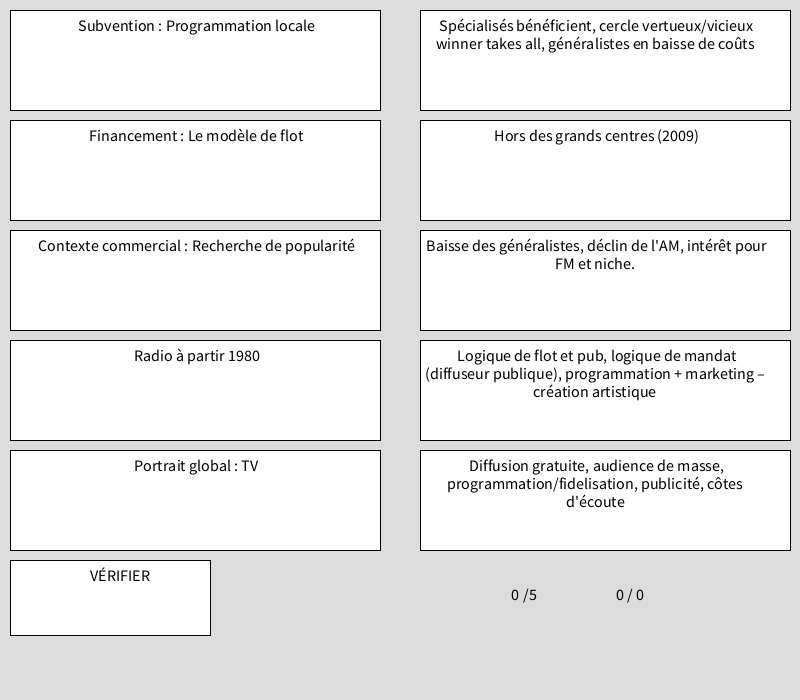
Frame 1 (no input)
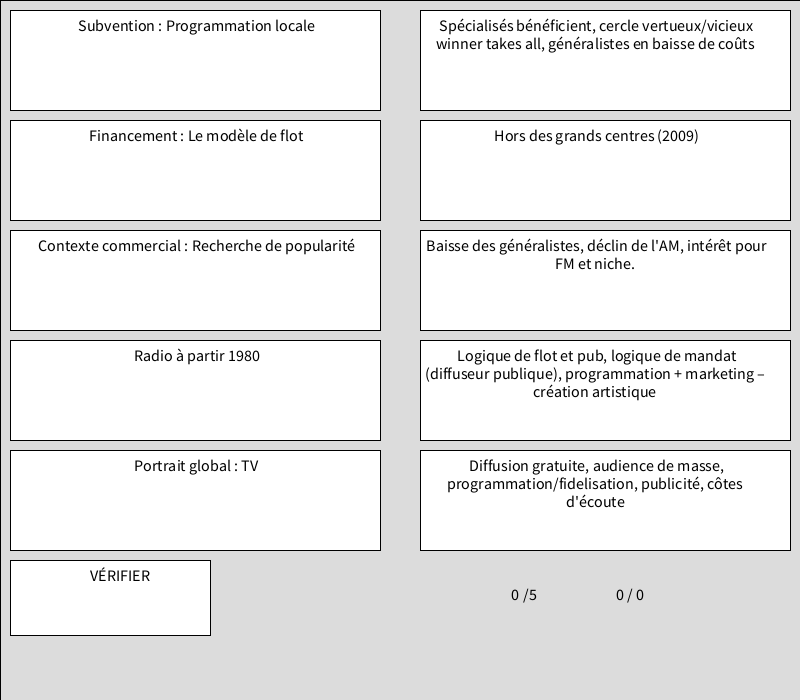
Frame 60 (the mouse pressed at the canvas centre just before this capture)
Frame 120 (the mouse held since frame 60 and released just before this capture): identical to frame 60, image omitted

The Processing sketch that drew these frames (run headless with seeded random() and noise(); from frame 60 on, the mouse is pressed at the canvas centre):

// Processing sketch: processing_135150
// ── processing_135150.pde


int colonnes = 2;
int rangees = 3;
int etat = 1;
int pts = 0;
int pct = 0;
int pctt = 0;
int[] q  = new int[6]; //question
int[] r  = new int[6]; //reponse
int[] m  = new int[6]; //modifie
int[] bq  = new int[6]; //bloc de question
int[] br  = new int[6]; //bloc de reponse

color couleurQ1 = color(255, 255, 255);
color couleurQ2 = color(255, 255, 255);
color couleurQ3 = color(255, 255, 255);
color couleurQ4 = color(255, 255, 255);
color couleurQ5 = color(255, 255, 255);
color couleurR1 = color(255, 255, 255);
color couleurR2 = color(255, 255, 255);
color couleurR3 = color(255, 255, 255);
color couleurR4 = color(255, 255, 255);
color couleurR5 = color(255, 255, 255);
color couleurA1 = color(0);
color couleurA2 = color(0);
color couleurA3 = color(0);
color couleurA4 = color(0);
color couleurA5 = color(0);

String[] question = {
 
" Origine de la radio et de la télévision",
" Enjeux politiques : la régulation des ondes",
" Modèle ÉU",
" Modèle Britannique",
" Modèle Français",
" Origine Radio au Canada",
" Commission Aird (Canada, 1929) ",
" Télévision au Canada",
" Télévision au Canada : Continuité du modèle britannique",
" Domination du secteur privé et problèmes de Radio-Canada",
" Télévision à partir 1980 ",
" Radio à partir 1980",
" Financement : Le modèle de flot",
" Financement : Le modèle de club",
" Similarité entre TV et radio généraliste",
"Dépenses TV et radio généraliste",
" Tendances TV et radio généraliste ",
" Revenus TV et radio généraliste",
" Acteurs TV et radio généraliste",
" Industrie de la radio au Québec",
" Radio : Astral ",
" Radio : Cogéco ",
" Radio : RNC média",
" Radio : Autres joueurs",
" Industrie TV au Québec",
" Rôle des gouvernements",
" Loi sur la radiodiffusion",
" CRTC",
" Fonds canadiens de télévision ",
" Fonds médias du Canada",
" Subvention et crédit d'impôt à la production canadienne",
" Subvention : Programmation locale",
" Sodec",
" Multiplication des canaux",
" Habitudes de consommation",
" Revenus télévisuels",
" Publicité : TV au Québec",
" Publicité : Répartition des revenus",
" Aides gouvernementales directes",
" Redevances",
"Acteurs télévisuels ",
" Portrait global : TV",
" Tandem producteur-programmateur",
" Contexte des industries culturelles",
" Deux fonctions essentielles de la programmation",
" Contexte commercial : Recherche de popularité",
" L'industrie des formats",
" Les grands enjeux",
  
}; 

String[] reponse = {  
  
" télégraphie sans fil 1890s, Marconi. Enjeu politique et comercial. Développement d'une industrie de programme (ÉU) dès le départ",
" Standart d'émission, fréquences d'émission (ondes hertziennes), développement différents selon rapports de force locaux",
" Médias privés dominants, influence des producteurs d'appareils, service public faible, tardif, concurrencé, modèle de flot, TV généraliste privée",
" Monopole BBC (service public), équilibre public-privé (jusqu'aux 1980), libéralisation dans les années 1980 ",
" Radio privée, nationalisation 1945, ouverture au privé 1980. Télévision : monopole public jusqu'en  1984. Financement par l'impôt ",
"Premier réseau national public : Canadian National Railways. Croissance, domination contenu ÉU ",
" Résulte en organisme de régulation (1932) devient Radio-Canada (1936) : Diffusion et régulation des ondes",
" Radio-Canada en 1952, ouverture au stations privées (condition : même objectif). Réseau privé (TVA, CTV 1961)",
" Programme de canadianisation des ondes, cable = monopoles locaux, programmation ÉU, Radio-Québec, Télé-Ontario, audiovisuel communautaire ",
"Années 80, moins d'état, moins de règles. Affirmation de la supériorité du privé. Rapport Applebaum-Hébert 1982, gouv. Mulroney 1984 ",
" Téléfilm Canada, Sodec, montée en puissance des cablos, baisse du financement de Radio-Canada, multiplication canaux, concurrence ",
" Baisse des généralistes, déclin de l'AM, intérêt pour FM et niche.",
" Diffusion gratuite, audience de masse, programmation/fidelisation, publicité, côtes d'écoute",
" Cablodistribution, éditorial et flot combiné, paiement pour un bassin de stations, publicité complémentaire",
" Investissements lourds, bien public, financement des annonceurs et des subventions",
"Programmes 50%, personnel 20-30%, diffusion 5-6%, Achat de programmes, dépense de flux et de stocks  ",
"Gonflement des achats au détriment des productions, partenariat privé, flambée des prix ",
" Publicité, redevances, aides publiques ",
" Société de diffusion, annonceurs, producteurs, société de programme, état, publics, industriels de l'électronique ",
" Majoritairement privé, question linguistique, tendance musique pop, revenus publicitaires, rationalisation",
" Premier acteur : NRJ, RougeFM",
" Rachat des stations Chorus= 13 stations, 3 FM , 98.5",
" 14 stations, CHOI- FM à Québec",
" Reconversions de couleur Jazz en Radio-X (mtl), autres acteurs sont régionaux",
" TV généraliste, Canaux spécialisés (autorisés par le CRTC), Vidéo à la carte ",
" Régulation des ondes et standards (loi, CRTC), financement des diffuseurs publics, soutient à la production",
" Mixité public/privé, propriété canadienne, production majoritairement canadienne (protection ÉU)",
" Établissement des normes  contenu canadien, attribution de licence, exigences en pub (temps) évolue",
" Contenus à rentabilité difficile",
" Financés par distributeurs et Gouv. Fédéral",
" Du fédéral et provincial, destiné aux producteurs indépendants",
" Hors des grands centres (2009)",
" Aide l'exportation, la production",
" Fragmentation des audiences, canaux spécialisés",
" 35h/semaine (augmentation), 92% franco, anglophones : concurrence ÉU, acteur dominant : TVA",
" Publicité, aide gouvernementale, cablodistributeurs",
" 84% des revenus privés, 30% des dépenses de pub, marché de 625M, augmentation de 40% / 15 ans",
" Réseaux privés généraliste 56%, Radio-Can 20%, Canaux spécialisés 25%",
" Radio-canada/CBC : 1031, 67%, Télé-QC 63M",
" 2/3 aux spécialisés, revenus en augmentation",
" SRC, V, QM, BCE, liens forts entre télédiffusion et entreprise de distribution",
" Spécialisés bénéficient, cercle vertueux/vicieux winner takes all, généralistes en baisse de coûts",
" Diffusion : deux marchés. Programmateur : cohérence et attraction",
" Prise de risque, prototypes, investissement lourd",
" Identité d'une chaîne, recherche d'audience",
" Logique de flot et pub, logique de mandat (diffuseur publique), programmation + marketing – création artistique",
" Apparition 50, accélération 90, adaptation locale, survivor, big brother, star académie, jeux télévisés",
" Programmation sur demande (netflix, généralistes, système public, numérisation, enjeux de l'audience)",
  
};  

int rand1 = (int)random(question.length);
int rand2 = (int)random(question.length);
int rand3 = (int)random(question.length);
int rand4 = (int)random(question.length);
int rand5 = (int)random(question.length);
int rand1modif = rand1;
int rand2modif = rand2;
int rand3modif = rand3;
int rand4modif = rand4;
int rand5modif = rand5;
int swap = 0;


void setup() {
  size(800, 700);
  smooth();
  noStroke();
  int swap = (int)random(5);

  for (int i = 1; i < q.length; i++ ) {
    q[i] = 0;
    r[i] = 0;
    bq[i] = 0;
    br[i] = 0;
  }

  for (int i = 1; i < m.length; i++ ) {
    m[i] = i;
  }

  while (rand1 == rand2) {
    rand2 = (int)random(question.length);
  }

  while (rand3 == rand2 || rand3 == rand1) {
    rand3 = (int)random(question.length);
  }

  while (rand4 == rand2 || rand3 == rand4 || rand4 == rand1) {
    rand4 = (int)random(question.length);
  }

  while (rand5 == rand2 || rand3 == rand5 || rand4 == rand5 || rand5 == rand1) {
    rand5 = (int)random(question.length);
  }

  //println(question[1]);
  // println(reponse[1]);
}
void draw() { 

  fill(220);
  rect(0, 0, width, height);

  /*rand1modif = rand2;
   rand2modif = rand3;  
   rand3modif = rand4;
   rand4modif = rand1;
   rand5modif = rand5;
   
   m[1] = 2;
   m[2] = 3;
   m[3] = 4;
   m[4] = 1;
   m[5] = 5;*/

  println(swap);
  if (swap==0) {
    println("zéro");
    rand1modif = rand5;
    rand2modif = rand1;  
    rand3modif = rand4;
    rand4modif = rand3;
    rand5modif = rand2;

    m[1] = 5;
    m[2] = 1;
    m[3] = 4;
    m[4] = 3;
    m[5] = 2;
  }

  if (swap==1) {
    println("un");
    rand1modif = rand2;
    rand2modif = rand3;  
    rand3modif = rand4;
    rand4modif = rand1;
    rand5modif = rand5;

    m[1] = 2;
    m[2] = 3;
    m[3] = 4;
    m[4] = 1;
    m[5] = 5;
  }
  if (swap==2) {
    println("deux");
    rand1modif = rand1;
    rand2modif = rand5; 
    rand3modif = rand2;
    rand4modif = rand3;
    rand5modif = rand4;

    m[1] = 1;
    m[2] = 5;
    m[3] = 2;
    m[4] = 3;
    m[5] = 4;
  }
  if (swap==3) {
    println("trois");
    rand1modif = rand4;
    rand2modif = rand5; 
    rand3modif = rand3;
    rand4modif = rand2;
    rand5modif = rand1;

    m[1] = 4;
    m[2] = 5;
    m[3] = 3;
    m[4] = 2;
    m[5] = 1;
  }
  if (swap==4) {
    println("quatre");
    rand1modif = rand2;
    rand2modif = rand1;
    rand3modif = rand4;
    rand4modif = rand5;
    rand5modif = rand3;

    m[1] = 2;
    m[2] = 1;
    m[3] = 4;
    m[4] = 5;
    m[5] = 3;
  }


  if (etat <=2) {

    // Dessin des blocs

    stroke(0);
    strokeWeight(1);
    if (etat ==2) {
      stroke(couleurA1);
      strokeWeight(20);
    }
    fill(couleurQ1);
    rect(10, 10, 370, 100);

    stroke(0);
    strokeWeight(1);
    if (etat ==2) {
      stroke(couleurA2);
      strokeWeight(20);
    }
    fill(couleurQ2);
    rect(10, 120, 370, 100);

    stroke(0);
    strokeWeight(1);
    if (etat ==2) {
      stroke(couleurA3);
      strokeWeight(20);
    }
    fill(couleurQ3);
    rect(10, 230, 370, 100);

    stroke(0);
    strokeWeight(1);
    if (etat ==2) {
      stroke(couleurA4);
      strokeWeight(20);
    }
    fill(couleurQ4);
    rect(10, 340, 370, 100);

    stroke(0);
    strokeWeight(1);
    if (etat ==2) {
      stroke(couleurA5);
      strokeWeight(20);
    }
    fill(couleurQ5);
    rect(10, 450, 370, 100);

    //------------------------

    stroke(0);
    fill(255);
    rect(10, 560, 200, 75);
    
    textAlign(CENTER);
    textSize(16);
    fill(0);
    text("VÉRIFIER", 20, 570, 200, 80);

    //---------------------

    stroke(0);
    fill(couleurR1);
    rect(420, 10, 370, 100);

    stroke(0);
    fill(couleurR2);
    rect(420, 120, 370, 100);

    stroke(0);
    fill(couleurR3);
    rect(420, 230, 370, 100);

    stroke(0);
    fill(couleurR4);
    rect(420, 340, 370, 100);

    stroke(0);
    fill(couleurR5);
    rect(420, 450, 370, 100);



    textAlign(CENTER);
    textSize(16);
    fill(0);
    text(question[rand1], 20, 20, 350, 80);

    textAlign(CENTER);
    textSize(16);
    fill(0);
    text(question[rand2], 20, 130, 350, 80);

    textAlign(CENTER);
    textSize(16);
    fill(0);
    text(question[rand3], 20, 240, 350, 80);

    textAlign(CENTER);
    textSize(16);
    fill(0);
    text(question[rand4], 20, 350, 350, 80);

    textAlign(CENTER);
    textSize(16);
    fill(0);
    text(question[rand5], 20, 460, 350, 80);

    textAlign(CENTER);
    textSize(16);
    fill(0);
    text(reponse[rand1modif], 420, 20, 350, 80);

    textAlign(CENTER);
    textSize(16);
    fill(0);
    text(reponse[rand2modif], 420, 130, 350, 80);

    textAlign(CENTER);
    textSize(16);
    fill(0);
    text(reponse[rand3modif], 420, 240, 350, 80);

    textAlign(CENTER);
    textSize(16);
    fill(0);
    text(reponse[rand4modif], 420, 350, 350, 80);

    textAlign(CENTER);
    textSize(16);
    fill(0);
    text(reponse[rand5modif], 420, 460, 350, 80);

    textAlign(CENTER);
    textSize(16);
    fill(0);
    text(pts, 515, 600);

    textAlign(CENTER);
    textSize(16);
    fill(0);
    text("/5", 530, 600);

    textAlign(CENTER);
    textSize(16);
    fill(0);
    text(pct, 620, 600);

    textAlign(CENTER);
    textSize(16);
    fill(0);
    text("/", 630, 600);

    textAlign(CENTER);
    textSize(16);
    fill(0);
    text(pctt, 640, 600);
  }
}
void mouseReleased() {
  if (etat ==1) {
    if (mouseX >10 && mouseX < 380 && mouseY >10 && mouseY < 110) {
      if (bq[1] == 0) {
        if ( q[5] == 0 &&  q[1] > 0 &&  q[2] > 0 &&  q[3] > 0 &&  q[4] > 0) {
          q[5] = 1;
          bq[1] =5;
          couleurQ1 = color(255, 255, 0);
        }
        if ( q[4] == 0 &&  q[1] > 0 &&  q[2] > 0 &&  q[3] > 0) {
          q[4] = 1;
          bq[1] =4;
          couleurQ1 = color(255, 180, 0);
        }
        if ( q[3] == 0 &&  q[1] > 0 &&  q[2] > 0) {
          q[3] = 1;
          bq[1] =3;
          couleurQ1 = color(0, 255, 0);
        }
        if ( q[2] == 0 &&  q[1] > 0) {
          q[2] = 1;
          bq[1] =2;
          couleurQ1 = color(255, 0, 0);
        }
        if ( q[1] == 0) {
          q[1] = 1;
          bq[1] =1;
          couleurQ1 = color(0, 255, 255);
        }
      }
      else {
        if (bq[1] ==1) {
          q[1] = 0;
          bq[1] =0;
          couleurQ1 = color(255, 255, 255);
        }
        if (bq[1] ==2) {
          q[2] = 0;
          bq[1] =0;
          couleurQ1 = color(255, 255, 255);
        }
        if (bq[1] ==3) {
          q[3] = 0;
          bq[1] =0;
          couleurQ1 = color(255, 255, 255);
        }
        if (bq[1] ==4) {
          q[4] = 0;
          bq[1] =0;
          couleurQ1 = color(255, 255, 255);
        }
        if (bq[1] ==5) {
          q[5] = 0;
          bq[1] =0;
          couleurQ1 = color(255, 255, 255);
        }
      }
    }

    if (mouseX >10 && mouseX < 380 && mouseY >120 && mouseY < 220) {
      if (bq[2] == 0) {
        if ( q[5] == 0 &&  q[1] > 0 &&  q[2] > 0 &&  q[3] > 0 &&  q[4] > 0) {
          q[5] = 2;
          bq[2] =5;
          couleurQ2 = color(255, 255, 0);
        }
        if ( q[4] == 0 &&  q[1] > 0 &&  q[2] > 0 &&  q[3] > 0) {
          q[4] = 2;
          bq[2] =4;
          couleurQ2 = color(255, 180, 0);
        }
        if ( q[3] == 0 &&  q[1] > 0 &&  q[2] > 0) {
          q[3] = 2;
          bq[2] =3;
          couleurQ2 = color(0, 255, 0);
        }
        if ( q[2] == 0 &&  q[1] > 0) {
          q[2] = 2;
          bq[2] =2;
          couleurQ2 = color(255, 0, 0);
        }
        if ( q[1] == 0) {
          q[1] = 2;
          bq[2] =1;
          couleurQ2 = color(0, 255, 255);
        }
      }
      else {
        if (bq[2] ==1) {
          q[1] = 0;
          bq[2] =0;
          couleurQ2 = color(255, 255, 255);
        }
        if (bq[2] ==2) {
          q[2] = 0;
          bq[2] =0;
          couleurQ2 = color(255, 255, 255);
        }
        if (bq[2] ==3) {
          q[3] = 0;
          bq[2] =0;
          couleurQ2 = color(255, 255, 255);
        }
        if (bq[2] ==4) {
          q[4] = 0;
          bq[2] =0;
          couleurQ2 = color(255, 255, 255);
        }
        if (bq[2] ==5) {
          q[5] = 0;
          bq[2] =0;
          couleurQ2 = color(255, 255, 255);
        }
      }
    }

    if (mouseX >10 && mouseX < 380 && mouseY >230 && mouseY < 330) {
      if (bq[3] == 0) {
        if ( q[5] == 0 &&  q[1] > 0 &&  q[2] > 0 &&  q[3] > 0 &&  q[4] > 0) {
          q[5] = 3;
          bq[3] =5;
          couleurQ3 = color(255, 255, 0);
        }
        if ( q[4] == 0 &&  q[1] > 0 &&  q[2] > 0 &&  q[3] > 0) {
          q[4] = 3;
          bq[3] =4;
          couleurQ3 = color(255, 180, 0);
        }
        if ( q[3] == 0 &&  q[1] > 0 &&  q[2] > 0) {
          q[3] = 3;
          bq[3] =3;
          couleurQ3 = color(0, 255, 0);
        }
        if ( q[2] == 0 &&  q[1] > 0) {
          q[2] = 3;
          bq[3] =2;
          couleurQ3 = color(255, 0, 0);
        }
        if ( q[1] == 0) {
          q[1] = 3;
          bq[3] =1;
          couleurQ3 = color(0, 255, 255);
        }
      }
      else {
        if (bq[3] ==1) {
          q[1] = 0;
          bq[3] =0;
          couleurQ3 = color(255, 255, 255);
        }
        if (bq[3] ==2) {
          q[2] = 0;
          bq[3] =0;
          couleurQ3 = color(255, 255, 255);
        }
        if (bq[3] ==3) {
          q[3] = 0;
          bq[3] =0;
          couleurQ3 = color(255, 255, 255);
        }
        if (bq[3] ==4) {
          q[4] = 0;
          bq[3] =0;
          couleurQ3 = color(255, 255, 255);
        }
        if (bq[3] ==5) {
          q[5] = 0;
          bq[3] =0;
          couleurQ3 = color(255, 255, 255);
        }
      }
    }

    if (mouseX >10 && mouseX < 380 && mouseY >340 && mouseY < 440) {
      if (bq[4] == 0) {
        if ( q[5] == 0 &&  q[1] > 0 &&  q[2] > 0 &&  q[3] > 0 &&  q[4] > 0) {
          q[5] = 4;
          bq[4] =5;
          couleurQ4 = color(255, 255, 0);
        }
        if ( q[4] == 0 &&  q[1] > 0 &&  q[2] > 0 &&  q[3] > 0) {
          q[4] = 4;
          bq[4] =4;
          couleurQ4 = color(255, 180, 0);
        }
        if ( q[3] == 0 &&  q[1] > 0 &&  q[2] > 0) {
          q[3] = 4;
          bq[4] =3;
          couleurQ4 = color(0, 255, 0);
        }
        if ( q[2] == 0 &&  q[1] > 0) {
          q[2] = 4;
          bq[4] =2;
          couleurQ4 = color(255, 0, 0);
        }
        if ( q[1] == 0) {
          q[1] = 4;
          bq[4] =1;
          couleurQ4 = color(0, 255, 255);
        }
      }
      else {
        if (bq[4] ==1) {
          q[1] = 0;
          bq[4] =0;
          couleurQ4 = color(255, 255, 255);
        }
        if (bq[4] ==2) {
          q[2] = 0;
          bq[4] =0;
          couleurQ4 = color(255, 255, 255);
        }
        if (bq[4] ==3) {
          q[3] = 0;
          bq[4] =0;
          couleurQ4 = color(255, 255, 255);
        }
        if (bq[4] ==4) {
          q[4] = 0;
          bq[4] =0;
          couleurQ4 = color(255, 255, 255);
        }
        if (bq[4] ==5) {
          q[5] = 0;
          bq[4] =0;
          couleurQ4 = color(255, 255, 255);
        }
      }
    }

    if (mouseX >10 && mouseX < 380 && mouseY >450 && mouseY < 550) {
      if (bq[5] == 0) {
        if ( q[5] == 0 &&  q[1] > 0 &&  q[2] > 0 &&  q[3] > 0 &&  q[4] > 0) {
          q[5] = 5;
          bq[5] =5;
          couleurQ5 = color(255, 255, 0);
        }
        if ( q[4] == 0 &&  q[1] > 0 &&  q[2] > 0 &&  q[3] > 0) {
          q[4] = 5;
          bq[5] =4;
          couleurQ5 = color(255, 180, 0);
        }
        if ( q[3] == 0 &&  q[1] > 0 &&  q[2] > 0) {
          q[3] = 5;
          bq[5] =3;
          couleurQ5 = color(0, 255, 0);
        }
        if ( q[2] == 0 &&  q[1] > 0) {
          q[2] = 5;
          bq[5] =2;
          couleurQ5 = color(255, 0, 0);
        }
        if ( q[1] == 0) {
          q[1] = 5;
          bq[5] =1;
          couleurQ5 = color(0, 255, 255);
        }
      }
      else {
        if (bq[5] ==1) {
          q[1] = 0;
          bq[5] =0;
          couleurQ5 = color(255, 255, 255);
        }
        if (bq[5] ==2) {
          q[2] = 0;
          bq[5] =0;
          couleurQ5 = color(255, 255, 255);
        }
        if (bq[5] ==3) {
          q[3] = 0;
          bq[5] =0;
          couleurQ5 = color(255, 255, 255);
        }
        if (bq[5] ==4) {
          q[4] = 0;
          bq[5] =0;
          couleurQ5 = color(255, 255, 255);
        }
        if (bq[5] ==5) {
          q[5] = 0;
          bq[5] =0;
          couleurQ5 = color(255, 255, 255);
        }
      }
    }

    //---------------------Réponses

    if (mouseX >420 && mouseX < 790 && mouseY >10 && mouseY < 110) {
      if (br[1] == 0) {
        if ( r[5] == 0 &&  r[1] > 0 &&  r[2] > 0 &&  r[3] > 0 &&  r[4] > 0) {
          r[5] = 1;
          br[1] =5;
          couleurR1 = color(255, 255, 0);
        }
        if ( r[4] == 0 &&  r[1] > 0 &&  r[2] > 0 &&  r[3] > 0) {
          r[4] = 1;
          br[1] =4;
          couleurR1 = color(255, 180, 0);
        }
        if ( r[3] == 0 &&  r[1] > 0 &&  r[2] > 0) {
          r[3] = 1;
          br[1] =3;
          couleurR1 = color(0, 255, 0);
        }
        if ( r[2] == 0 &&  r[1] > 0) {
          r[2] = 1;
          br[1] =2;
          couleurR1 = color(255, 0, 0);
        }
        if ( r[1] == 0) {
          r[1] = 1;
          br[1] =1;
          couleurR1 = color(0, 255, 255);
        }
      }
      else {
        if (br[1] ==1) {
          r[1] = 0;
          br[1] =0;
          couleurR1 = color(255, 255, 255);
        }
        if (br[1] ==2) {
          r[2] = 0;
          br[1] =0;
          couleurR1 = color(255, 255, 255);
        }
        if (br[1] ==3) {
          r[3] = 0;
          br[1] =0;
          couleurR1 = color(255, 255, 255);
        }
        if (br[1] ==4) {
          r[4] = 0;
          br[1] =0;
          couleurR1 = color(255, 255, 255);
        }
        if (br[1] ==5) {
          r[5] = 0;
          br[1] =0;
          couleurR1 = color(255, 255, 255);
        }
      }
    }

    if (mouseX >420 && mouseX < 790 && mouseY >120 && mouseY < 220) {
      if (br[2] == 0) {
        if ( r[5] == 0 &&  r[1] > 0 &&  r[2] > 0 &&  r[3] > 0 &&  r[4] > 0) {
          r[5] = 2;
          br[2] =5;
          couleurR2 = color(255, 255, 0);
        }
        if ( r[4] == 0 &&  r[1] > 0 &&  r[2] > 0 &&  r[3] > 0) {
          r[4] = 2;
          br[2] =4;
          couleurR2 = color(255, 180, 0);
        }
        if ( r[3] == 0 &&  r[1] > 0 &&  r[2] > 0) {
          r[3] = 2;
          br[2] =3;
          couleurR2 = color(0, 255, 0);
        }
        if ( r[2] == 0 &&  r[1] > 0) {
          r[2] = 2;
          br[2] =2;
          couleurR2 = color(255, 0, 0);
        }
        if ( r[1] == 0) {
          r[1] = 2;
          br[2] =1;
          couleurR2 = color(0, 255, 255);
        }
      }
      else {
        if (br[2] ==1) {
          r[1] = 0;
          br[2] =0;
          couleurR2 = color(255, 255, 255);
        }
        if (br[2] ==2) {
          r[2] = 0;
          br[2] =0;
          couleurR2 = color(255, 255, 255);
        }
        if (br[2] ==3) {
          r[3] = 0;
          br[2] =0;
          couleurR2 = color(255, 255, 255);
        }
        if (br[2] ==4) {
          r[4] = 0;
          br[2] =0;
          couleurR2 = color(255, 255, 255);
        }
        if (br[2] ==5) {
          r[5] = 0;
          br[2] =0;
          couleurR2 = color(255, 255, 255);
        }
      }
    }

    if (mouseX >420 && mouseX < 790 && mouseY >230 && mouseY < 330) {
      if (br[3] == 0) {
        if ( r[5] == 0 &&  r[1] > 0 &&  r[2] > 0 &&  r[3] > 0 &&  r[4] > 0) {
          r[5] = 3;
          br[3] =5;
          couleurR3 = color(255, 255, 0);
        }
        if ( r[4] == 0 &&  r[1] > 0 &&  r[2] > 0 &&  r[3] > 0) {
          r[4] = 3;
          br[3] =4;
          couleurR3 = color(255, 180, 0);
        }
        if ( r[3] == 0 &&  r[1] > 0 &&  r[2] > 0) {
          r[3] = 3;
          br[3] =3;
          couleurR3 = color(0, 255, 0);
        }
        if ( r[2] == 0 &&  r[1] > 0) {
          r[2] = 3;
          br[3] =2;
          couleurR3 = color(255, 0, 0);
        }
        if ( r[1] == 0) {
          r[1] = 3;
          br[3] =1;
          couleurR3 = color(0, 255, 255);
        }
      }
      else {
        if (br[3] ==1) {
          r[1] = 0;
          br[3] =0;
          couleurR3 = color(255, 255, 255);
        }
        if (br[3] ==2) {
          r[2] = 0;
          br[3] =0;
          couleurR3 = color(255, 255, 255);
        }
        if (br[3] ==3) {
          r[3] = 0;
          br[3] =0;
          couleurR3 = color(255, 255, 255);
        }
        if (br[3] ==4) {
          r[4] = 0;
          br[3] =0;
          couleurR3 = color(255, 255, 255);
        }
        if (br[3] ==5) {
          r[5] = 0;
          br[3] =0;
          couleurR3 = color(255, 255, 255);
        }
      }
    }

    if (mouseX >420 && mouseX < 790 && mouseY >340 && mouseY < 440) {
      if (br[4] == 0) {
        if ( r[5] == 0 &&  r[1] > 0 &&  r[2] > 0 &&  r[3] > 0 &&  r[4] > 0) {
          r[5] = 4;
          br[4] =5;
          couleurR4 = color(255, 255, 0);
        }
        if ( r[4] == 0 &&  r[1] > 0 &&  r[2] > 0 &&  r[3] > 0) {
          r[4] = 4;
          br[4] =4;
          couleurR4 = color(255, 180, 0);
        }
        if ( r[3] == 0 &&  r[1] > 0 &&  r[2] > 0) {
          r[3] = 4;
          br[4] =3;
          couleurR4 = color(0, 255, 0);
        }
        if ( r[2] == 0 &&  r[1] > 0) {
          r[2] = 4;
          br[4] =2;
          couleurR4 = color(255, 0, 0);
        }
        if ( r[1] == 0) {
          r[1] = 4;
          br[4] =1;
          couleurR4 = color(0, 255, 255);
        }
      }
      else {
        if (br[4] ==1) {
          r[1] = 0;
          br[4] =0;
          couleurR4 = color(255, 255, 255);
        }
        if (br[4] ==2) {
          r[2] = 0;
          br[4] =0;
          couleurR4 = color(255, 255, 255);
        }
        if (br[4] ==3) {
          r[3] = 0;
          br[4] =0;
          couleurR4 = color(255, 255, 255);
        }
        if (br[4] ==4) {
          r[4] = 0;
          br[4] =0;
          couleurR4 = color(255, 255, 255);
        }
        if (br[4] ==5) {
          r[5] = 0;
          br[4] =0;
          couleurR4 = color(255, 255, 255);
        }
      }
    }

    if (mouseX >420 && mouseX < 790 && mouseY >450 && mouseY < 550) {
      if (br[5] == 0) {
        if ( r[5] == 0 &&  r[1] > 0 &&  r[2] > 0 &&  r[3] > 0 &&  r[4] > 0) {
          r[5] = 5;
          br[5] =5;
          couleurR5 = color(255, 255, 0);
        }
        if ( r[4] == 0 &&  r[1] > 0 &&  r[2] > 0 &&  r[3] > 0) {
          r[4] = 5;
          br[5] =4;
          couleurR5 = color(255, 180, 0);
        }
        if ( r[3] == 0 &&  r[1] > 0 &&  r[2] > 0) {
          r[3] = 5;
          br[5] =3;
          couleurR5 = color(0, 255, 0);
        }
        if ( r[2] == 0 &&  r[1] > 0) {
          r[2] = 5;
          br[5] =2;
          couleurR5 = color(255, 0, 0);
        }
        if ( r[1] == 0) {
          r[1] = 5;
          br[5] =1;
          couleurR5 = color(0, 255, 255);
        }
      }
      else {
        if (br[5] ==1) {
          r[1] = 0;
          br[5] =0;
          couleurR5 = color(255, 255, 255);
        }
        if (br[5] ==2) {
          r[2] = 0;
          br[5] =0;
          couleurR5 = color(255, 255, 255);
        }
        if (br[5] ==3) {
          r[3] = 0;
          br[5] =0;
          couleurR5 = color(255, 255, 255);
        }
        if (br[5] ==4) {
          r[4] = 0;
          br[5] =0;
          couleurR5 = color(255, 255, 255);
        }
        if (br[5] ==5) {
          r[5] = 0;
          br[5] =0;
          couleurR5 = color(255, 255, 255);
        }
      }
    }
  }

  //---vérifie

  if (mouseX >10 && mouseX < 210 && mouseY >560 && mouseY < 635) {
    if (etat ==2) { 
      etat =3;
    }
    if (etat ==1) { 
      couleurA1 = color(255, 0, 0);
      couleurA2 = color(255, 0, 0);
      couleurA3 = color(255, 0, 0);
      couleurA4 = color(255, 0, 0);
      couleurA5 = color(255, 0, 0);
      etat =2;
      if (q[1]==m[r[1]]) {
        pts += 1;
        println("q1");

        if (bq[1] == 1) {
          couleurA1 = color(0, 255, 0);
        }
        if (bq[2] == 1) {
          couleurA2 = color(0, 255, 0);
        }
        if (bq[3] == 1) {
          couleurA3 = color(0, 255, 0);
        }
        if (bq[4] == 1) {
          couleurA4 = color(0, 255, 0);
        }
        if (bq[5] == 1) {
          couleurA5 = color(0, 255, 0);
        }
      }
      if (q[2]==m[r[2]]) {
        pts += 1;
        println("q2");
        if (bq[1] == 2) {
          couleurA1 = color(0, 255, 0);
        }
        if (bq[2] == 2) {
          couleurA2 = color(0, 255, 0);
        }
        if (bq[3] == 2) {
          couleurA3 = color(0, 255, 0);
        }
        if (bq[4] == 2) {
          couleurA4 = color(0, 255, 0);
        }
        if (bq[5] == 2) {
          couleurA5 = color(0, 255, 0);
        }
      }

      if (q[3]==m[r[3]]) {
        pts += 1;
        println("q3");
        if (bq[1] == 3) {
          couleurA1 = color(0, 255, 0);
        }
        if (bq[2] == 3) {
          couleurA2 = color(0, 255, 0);
        }
        if (bq[3] == 3) {
          couleurA3 = color(0, 255, 0);
        }
        if (bq[4] == 3) {
          couleurA4 = color(0, 255, 0);
        }
        if (bq[5] == 3) {
          couleurA5 = color(0, 255, 0);
        }
      }

      if (q[4]==m[r[4]]) {
        pts += 1;
        println("q4");
        if (bq[1] == 4) {
          couleurA1 = color(0, 255, 0);
        }
        if (bq[2] == 4) {
          couleurA2 = color(0, 255, 0);
        }
        if (bq[3] == 4) {
          couleurA3 = color(0, 255, 0);
        }
        if (bq[4] == 4) {
          couleurA4 = color(0, 255, 0);
        }
        if (bq[4] == 4) {
          couleurA5 = color(0, 255, 0);
        }
      }

      if (q[5]==m[r[5]]) {
        pts += 1;
        println("q5");
        if (bq[1] == 5) {
          couleurA1 = color(0, 255, 0);
        }
        if (bq[2] == 5) {
          couleurA2 = color(0, 255, 0);
        }
        if (bq[3] == 5) {
          couleurA3 = color(0, 255, 0);
        }
        if (bq[4] == 5) {
          couleurA4 = color(0, 255, 0);
        }
        if (bq[5] == 5) {
          couleurA5 = color(0, 255, 0);
        }
      }
      pct += pts;
      pctt += 5;
    } 
    if (etat ==3) { 
      pts = 0;
      etat =1;
      swap = (int)random(5);

      for (int i = 1; i < q.length; i++ ) {
        q[i] = 0;
        r[i] = 0;
        bq[i] = 0;
        br[i] = 0;
      }

      for (int i = 1; i < m.length; i++ ) {
        m[i] = i;
      }

      while (rand1 == rand2) {
        rand2 = (int)random(question.length);
      }

      while (rand3 == rand2 || rand3 == rand1) {
        rand3 = (int)random(question.length);
      }

      while (rand4 == rand2 || rand3 == rand4 || rand4 == rand1) {
        rand4 = (int)random(question.length);
      }

      while (rand5 == rand2 || rand3 == rand5 || rand4 == rand5 || rand5 == rand1) {
        rand5 = (int)random(question.length);
      }


      rand1 = (int)random(question.length);
      rand2 = (int)random(question.length);
      rand3 = (int)random(question.length);
      rand4 = (int)random(question.length);
      rand5 = (int)random(question.length);
      rand1modif = rand1;
      rand2modif = rand2;
      rand3modif = rand3;
      rand4modif = rand4;
      rand5modif = rand5;
      couleurQ1 = color(255, 255, 255);
      couleurQ2 = color(255, 255, 255);
      couleurQ3 = color(255, 255, 255);
      couleurQ4 = color(255, 255, 255);
      couleurQ5 = color(255, 255, 255);
      couleurR1 = color(255, 255, 255);
      couleurR2 = color(255, 255, 255);
      couleurR3 = color(255, 255, 255);
      couleurR4 = color(255, 255, 255);
      couleurR5 = color(255, 255, 255);

      for (int i = 1; i < q.length; i++ ) {
        q[i] = 0;
        r[i] = 0;
        bq[i] = 0;
        br[i] = 0;
      }

      for (int i = 1; i < m.length; i++ ) {
        m[i] = i;
      }

      while (rand1 == rand2) {
        rand2 = (int)random(question.length);
      }

      while (rand3 == rand2 || rand3 == rand1) {
        rand3 = (int)random(question.length);
      }

      while (rand4 == rand2 || rand3 == rand4 || rand4 == rand1) {
        rand4 = (int)random(question.length);
      }

      while (rand5 == rand2 || rand3 == rand5 || rand4 == rand5 || rand5 == rand1) {
        rand5 = (int)random(question.length);
      }
    }
  }
}
